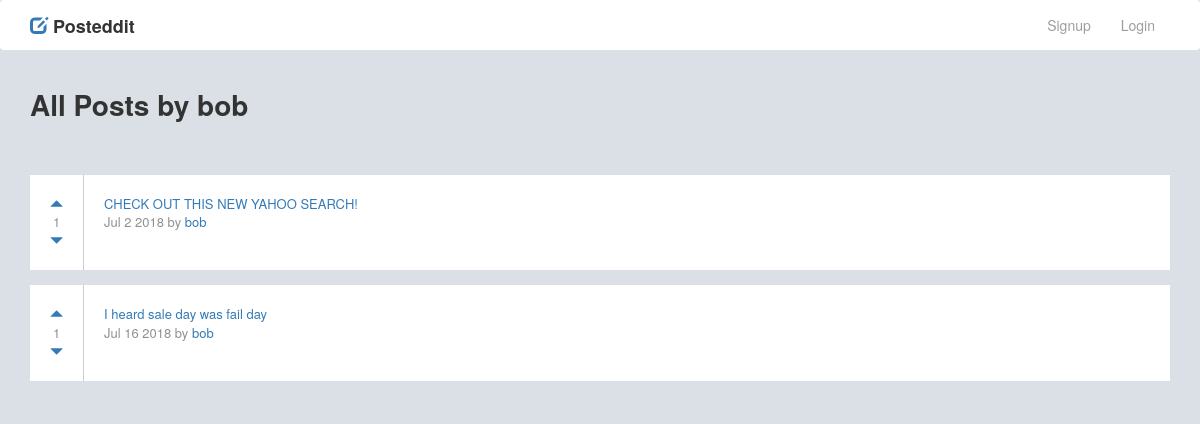
Page /posts/user/3 on the committed database.
### posts/models.py (models this page shows)
class Post(models.Model):
    title = models.CharField(max_length=200)
    url = models.TextField()
    pub_date = models.DateTimeField()
    author = models.ForeignKey(User, on_delete=models.CASCADE)
    votes_total = models.IntegerField(default=1)
    def pub_date_pretty(self):
        return self.pub_date.strftime('%b %e %Y')

### posts/views.py (the view)
# urls.py: url(r'^user/(?P<fk>[0-9]+)', views.userposts, name='userposts'),
def userposts(request, fk):
    posts = Post.objects.filter(author__id=fk).order_by('-votes_total')
    author = User.objects.get(pk=fk)
    return render(request, 'posts/userposts.html', {'posts':posts, 'author':author})

### posts/templates/posts/userposts.html (shortened to what this page needs)
{% extends 'base.html' %}
{%  block content %}
<h1>All Posts by {{ author.username }}</h1>
<br />
<br />
{% for post in posts.all %}
<div class="box-post">
	<div class="updown">
		<a href="#" onClick="document.getElementById('upvote{{ post.id }}').submit()"><span class="glyphicon glyphicon-triangle-top" aria-hidden="true"></span></a><br/>{{ post.votes_total }}<br/><a href="#" onClick="document.getElementById('downvote{{ post.id }}').submit()"><span class="glyphicon glyphicon-triangle-bottom" aria-hidden="true"></span></a>
	</div>
	<div class="desc">
		<a href="{{ post.url }}">{{ post.title }}</a><br />{{ post.pub_date_pretty }} by <a href="{% url 'posts:userposts' post.author.id %}">{{ post.author.username }}</a>
	</div>
</div>
{% endfor %}
{% endblock %}

### static/css/style.css (style rules this page uses)
body { background-color: #dae0e6; }
h1 { font-size: 28px; font-weight: bold; margin-top: 20px; margin-bottom: 14px; }
.box-post { background: white; display: inline-flex; width: 100%; margin-bottom: 15px; font-size: 13px; color: #909090; }
.updown { border: 0; border-right: 1px solid rgb(204, 204, 204); padding: 20px; text-align: center; }
.desc { padding: 20px; }

### rows in the picture
Post: votes_total "1", title "CHECK OUT THIS NEW YAHOO SEARCH!", pub_date_pretty "Jul 2 2018", author.username "bob"
Post: votes_total "1", title "I heard sale day was fail day", pub_date_pretty "Jul 16 2018", author.username "bob"

### other values in the picture
{{ author.username }} "bob"
